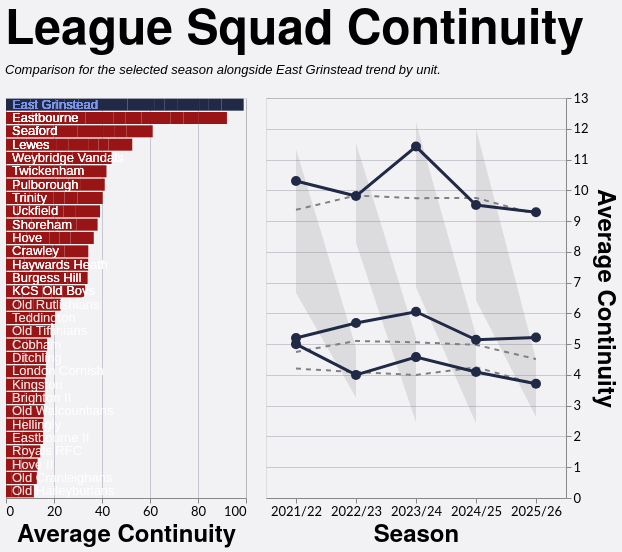

This figure's Vega-Lite source:
### Vega-Lite specification from a JSON file in a GitHub repository (floating-point values rounded to 4 significant figures; data arrays with more than 128 entries replaced by an {"elided": "..."} marker saying what was removed)
{"config": {"axis": {"labelFont": "Lato, sans-serif", "titleFont": "PT Sans Narrow, Helvetica Neue, Helvetica, Arial, sans-serif", "labelFontSize": 13, "titleFontSize": 24, "gridColor": "#202947", "gridOpacity": 0.2}, "header": {"labelFont": "PT Sans Narrow, Helvetica Neue, Helvetica, Arial, sans-serif", "titleFont": "PT Sans Narrow, Helvetica Neue, Helvetica, Arial, sans-serif", "labelFontSize": 24, "titleFontSize": 28, "labelFontWeight": "bold", "orient": "left"}, "legend": {"labelFont": "Lato, sans-serif", "titleFont": "PT Sans Narrow, Helvetica Neue, Helvetica, Arial, sans-serif", "labelFontSize": 14, "titleFontSize": 16, "titlePadding": 5, "fillColor": "white", "strokeColor": "black", "padding": 10, "titleFontWeight": "lighter", "titleFontStyle": "italic", "titleColor": "gray", "offset": 10}, "title": {"font": "PT Sans Narrow, Helvetica Neue, Helvetica, Arial, sans-serif", "fontSize": 48, "fontWeight": "bold", "anchor": "start", "align": "center", "titlePadding": 20, "subtitlePadding": 10, "subtitleFontSize": 13, "subtitleColor": "", "subtitleFontStyle": "italic", "offset": 15, "color": "black"}, "axisX": {"labelAngle": 0}, "facet": {"title": null, "header": null, "align": {"row": "each", "column": "each"}}, "resolve": {"scale": {"y": "independent", "facet": "independent"}}, "background": "#f2f1f4"}, "hconcat": [{"layer": [{"mark": {"type": "bar", "strokeWidth": 2}, "encoding": {"color": {"condition": {"test": "datum.IsEGR", "value": "#202946"}, "value": "#991515"}, "tooltip": [{"field": "Team", "type": "nominal"}, {"field": "Season", "type": "nominal"}, {"field": "Unit", "type": "nominal"}, {"field": "Average Retention", "format": ".2f", "title": "Average Players Retained", "type": "quantitative"}], "x": {"field": "Average Retention", "title": "Average Continuity", "type": "quantitative"}, "y": {"axis": {"domain": false, "labels": false, "ticks": false}, "field": "Team", "sort": {"field": "Average Retention", "order": "descending"}, "title": null, "type": "nominal"}}}, {"mark": {"type": "text", "align": "left", "baseline": "middle", "dx": 6, "fontSize": 13}, "encoding": {"color": {"condition": {"test": "datum.IsEGR", "value": "#7d96e8"}, "value": "white"}, "opacity": {"condition": {"test": "datum.IsEGR", "value": 1}, "value": 0.5}, "text": {"field": "Team", "type": "nominal"}, "x": {"datum": 0}, "y": {"axis": {"domain": false, "labels": false, "ticks": false}, "field": "Team", "sort": {"field": "Average Retention", "order": "descending"}, "title": null, "type": "nominal"}}}], "data": {"name": "data-58469e3deb0a3a16dc4b911e1043ca86"}, "height": 400, "width": 240}, {"layer": [{"mark": {"type": "area", "color": "gray", "opacity": 0.2}, "encoding": {"tooltip": [{"field": "Season", "title": "Season", "type": "nominal"}, {"field": "Unit", "title": "Unit", "type": "nominal"}, {"field": "League Min", "format": ".2f", "title": "League Min", "type": "quantitative"}, {"field": "League Max", "format": ".2f", "title": "League Max", "type": "quantitative"}, {"field": "League Average", "format": ".2f", "title": "League Average", "type": "quantitative"}], "x": {"field": "Season", "title": "Season", "type": "nominal"}, "y": {"field": "League Min", "title": "Average Continuity", "type": "quantitative"}, "y2": {"field": "League Max"}}}, {"mark": {"type": "line", "color": "gray", "strokeDash": [5, 5], "strokeWidth": 2}, "encoding": {"detail": {"field": "Unit", "type": "nominal"}, "x": {"field": "Season", "type": "nominal"}, "y": {"axis": {"orient": "right"}, "field": "League Average", "type": "quantitative"}}}, {"mark": {"type": "line", "point": {"size": 100}, "strokeWidth": 3}, "encoding": {"color": {"condition": {"test": "datum.IsEGR", "value": "#202946"}, "value": "#991515"}, "detail": {"field": "Unit", "type": "nominal"}, "opacity": {"condition": {"test": "datum.IsEGR", "value": 1}, "value": 0.5}, "tooltip": [{"field": "Season", "title": "Season", "type": "nominal"}, {"field": "Unit", "title": "Unit", "type": "nominal"}, {"field": "Average Retention", "format": ".2f", "title": "East Grinstead", "type": "quantitative"}], "x": {"field": "Season", "type": "nominal"}, "y": {"field": "Average Retention", "type": "quantitative"}}}], "data": {"name": "data-3c24bcc82b0efe130e1b6b2fb62ec355"}, "height": 400, "width": 300}], "resolve": {"scale": {"y": "independent"}}, "spacing": 18, "title": {"text": "League Squad Continuity", "subtitle": "Comparison for the selected season alongside East Grinstead trend by unit."}, "$schema": "https://vega.github.io/schema/vega-lite/v5.20.1.json", "datasets": {"data-58469e3deb0a3a16dc4b911e1043ca86": {"elided": "156 records"}, "data-3c24bcc82b0efe130e1b6b2fb62ec355": [{"Season": "2021/22", "Unit": "Backs", "League Min": 2.833, "League Max": 5.333, "League Average": 4.206, "Team": "East Grinstead", "Average Retention": 5.0, "IsEGR": true}, {"Season": "2021/22", "Unit": "Forwards", "League Min": 3.667, "League Max": 5.75, "League Average": 4.746, "Team": "East Grinstead", "Average Retention": 5.2, "IsEGR": true}, {"Season": "2021/22", "Unit": "Total", "League Min": 6.667, "League Max": 11.33, "League Average": 9.367, "Team": "East Grinstead", "Average Retention": 10.3, "IsEGR": true}, {"Season": "2022/23", "Unit": "Backs", "League Min": 3.267, "League Max": 4.875, "League Average": 4.092, "Team": "East Grinstead", "Average Retention": 4.0, "IsEGR": true}, {"Season": "2022/23", "Unit": "Forwards", "League Min": 4.059, "League Max": 6.0, "League Average": 5.104, "Team": "East Grinstead", "Average Retention": 5.688, "IsEGR": true}, {"Season": "2022/23", "Unit": "Total", "League Min": 8.294, "League Max": 11.53, "League Average": 9.83, "Team": "East Grinstead", "Average Retention": 9.812, "IsEGR": true}, {"Season": "2023/24", "Unit": "Backs", "League Min": 2.462, "League Max": 5.211, "League Average": 3.999, "Team": "East Grinstead", "Average Retention": 4.579, "IsEGR": true}, {"Season": "2023/24", "Unit": "Forwards", "League Min": 3.538, "League Max": 6.526, "League Average": 5.06, "Team": "East Grinstead", "Average Retention": 6.053, "IsEGR": true}, {"Season": "2023/24", "Unit": "Total", "League Min": 6.846, "League Max": 12.21, "League Average": 9.744, "Team": "East Grinstead", "Average Retention": 11.42, "IsEGR": true}, {"Season": "2024/25", "Unit": "Backs", "League Min": 2.429, "League Max": 5.286, "League Average": 4.248, "Team": "East Grinstead", "Average Retention": 4.095, "IsEGR": true}, {"Season": "2024/25", "Unit": "Forwards", "League Min": 2.762, "League Max": 6.143, "League Average": 4.978, "Team": "East Grinstead", "Average Retention": 5.143, "IsEGR": true}, {"Season": "2024/25", "Unit": "Total", "League Min": 6.429, "League Max": 12.0, "League Average": 9.753, "Team": "East Grinstead", "Average Retention": 9.524, "IsEGR": true}, {"Season": "2025/26", "Unit": "Backs", "League Min": 2.643, "League Max": 4.5, "League Average": 3.704, "Team": "East Grinstead", "Average Retention": 3.714, "IsEGR": true}, {"Season": "2025/26", "Unit": "Forwards", "League Min": 3.429, "League Max": 5.231, "League Average": 4.516, "Team": "East Grinstead", "Average Retention": 5.214, "IsEGR": true}, {"Season": "2025/26", "Unit": "Total", "League Min": 7.357, "League Max": 10.85, "League Average": 9.225, "Team": "East Grinstead", "Average Retention": 9.286, "IsEGR": true}]}}
